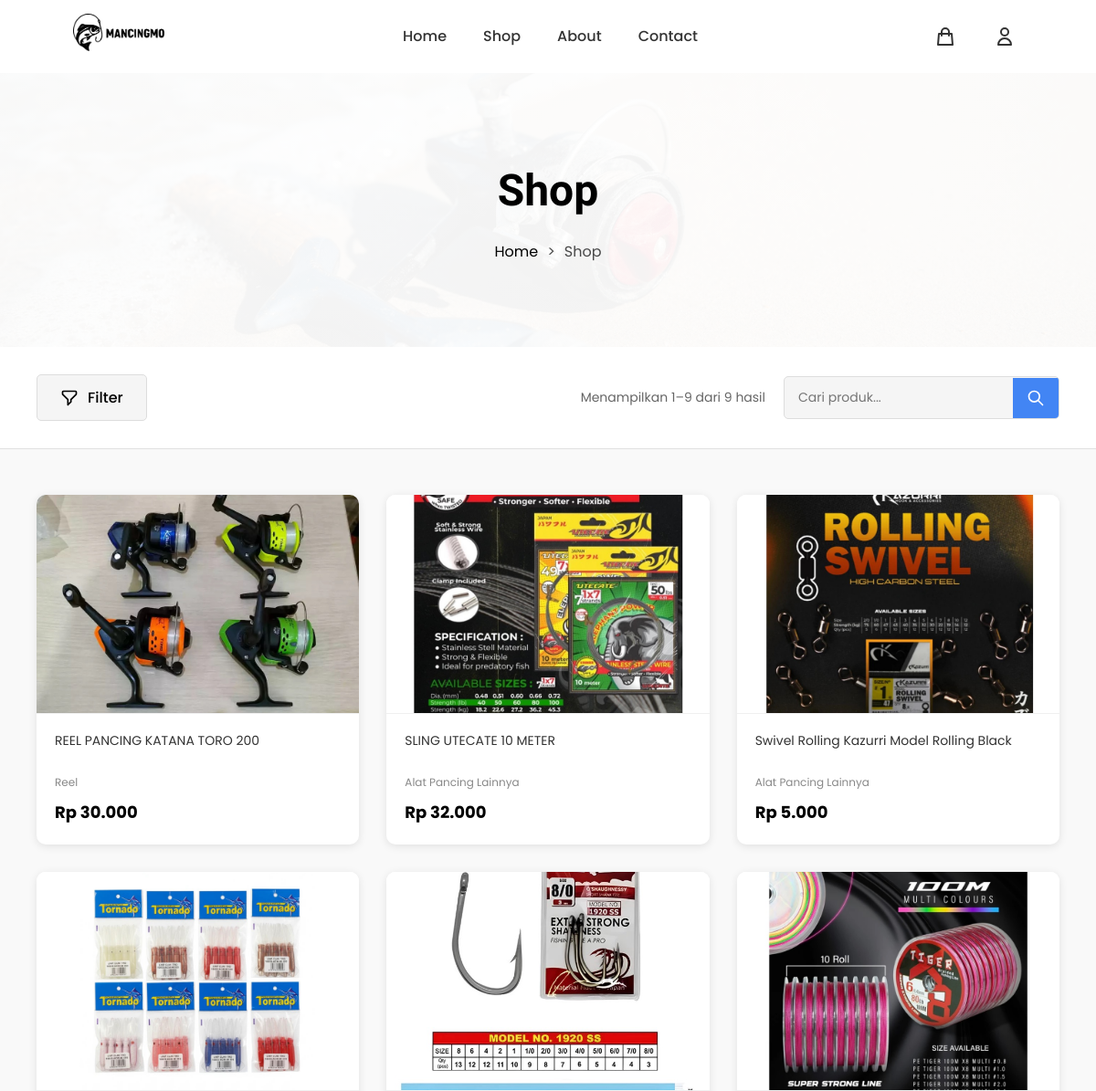
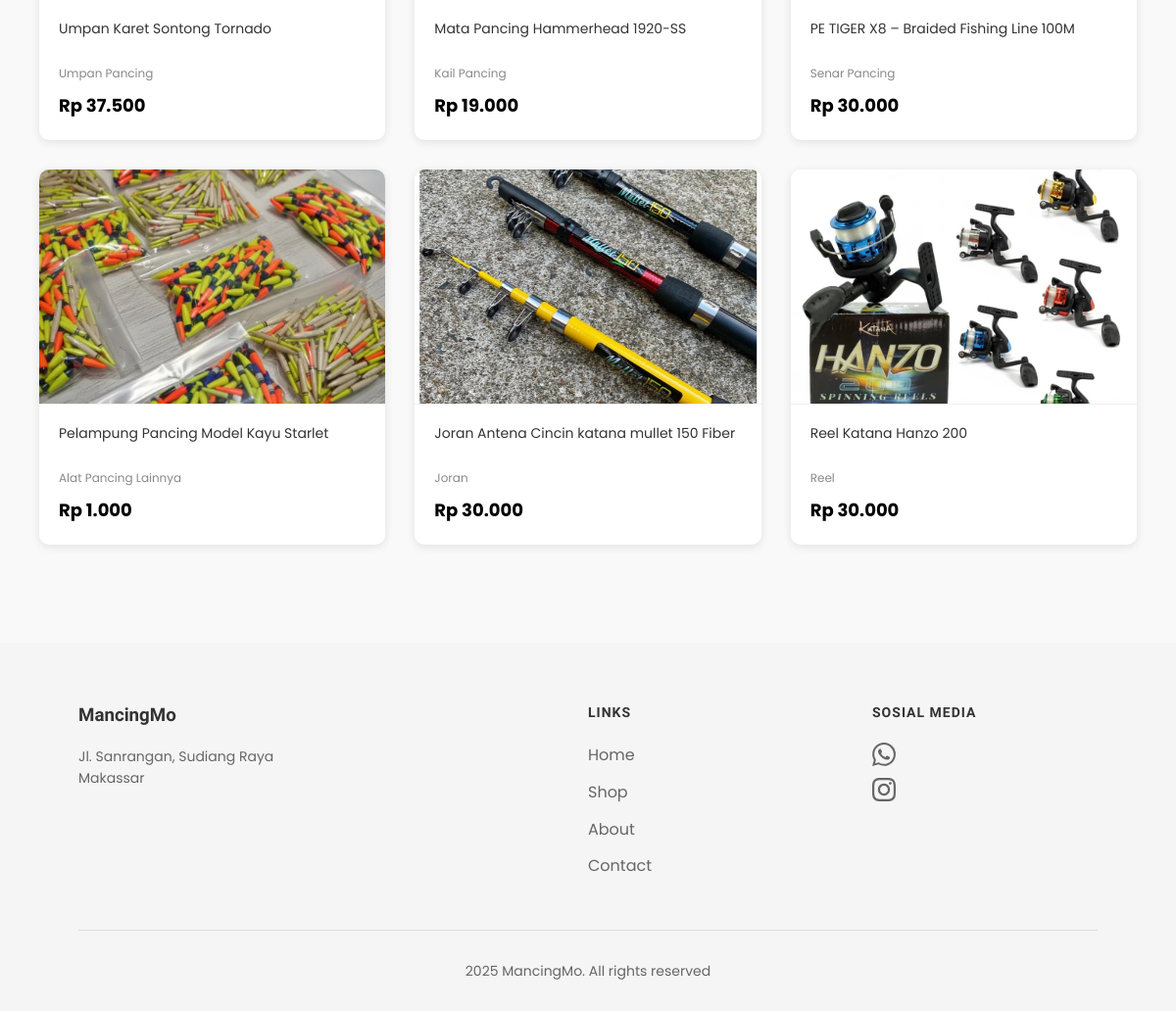
The app's page /shop/ with its own data (2 pictures, top to bottom).
### products/models.py (models this page shows, shortened)
class Product(models.Model):
    name = models.CharField(max_length=300, verbose_name="Nama Produk")
    slug = models.SlugField(unique=True, blank=True, verbose_name="Slug")
    description = models.TextField(verbose_name="Deskripsi")
    price = models.DecimalField(max_digits=10, decimal_places=0, verbose_name="Harga")
    category = models.ForeignKey(Category, on_delete=models.CASCADE, related_name='products', verbose_name="Kategori")
    stock = models.IntegerField(default=0, verbose_name="Stok")
    image = models.ImageField(upload_to='products/', blank=True, null=True, verbose_name="Gambar")
    is_active = models.BooleanField(default=True, verbose_name="Aktif")
    featured = models.BooleanField(default=False, verbose_name="Unggulan")
    created_at = models.DateTimeField(auto_now_add=True, verbose_name="Dibuat Pada")
    updated_at = models.DateTimeField(auto_now=True, verbose_name="Diperbarui Pada")
    class Meta:
        verbose_name = "Produk"
        verbose_name_plural = "Produk"
        ordering = ['-created_at']
        app_label = 'products'

class Category(models.Model):
    name = models.CharField(max_length=200, verbose_name="Nama Kategori")
    slug = models.SlugField(unique=True, blank=True, verbose_name="Slug")
    description = models.TextField(blank=True, verbose_name="Deskripsi")
    created_at = models.DateTimeField(auto_now_add=True, verbose_name="Dibuat Pada")
    class Meta:
        verbose_name = "Kategori"
        verbose_name_plural = "Kategori"
        ordering = ['name']
        app_label = 'products'

### products/views.py (the view)
# urls.py: path('shop/', views.shop, name='shop'),
def shop(request):
    products = Product.objects.filter(is_active=True).order_by('-created_at')
    categories = Category.objects.all()
    search_query = request.GET.get('search', '')
    if search_query:
        products = products.filter(name__icontains=search_query)
    category_slug = request.GET.get('category')
    selected_category = None
    if category_slug:
        products = products.filter(category__slug=category_slug)
        selected_category = category_slug
    paginator = Paginator(products, 16)
    page_number = request.GET.get('page')
    page_obj = paginator.get_page(page_number)
    context = {
        'products': page_obj,
        'categories': categories,
        'search_query': search_query,
        'selected_category': selected_category,
    }
    return render(request, 'shop.html', context)

### products/templatetags/currency_filters.py (called while the page is built)
@register.filter
def rupiah(value):
    try:
        value = float(value)
        formatted = "{:,.0f}".format(value).replace(',', '.')
        return formatted
    except (ValueError, TypeError):
        return value

### templates/shop.html (shortened to what this page needs)
{% extends 'base.html' %}
{% load static %}
{% load currency_filters %}
{% block extra_css %}
<link rel="stylesheet" href="{% static 'css/shop.css' %}">
{% endblock %}
{% block content %}
<section class="page-hero">
    <h1 class="page-title">Shop</h1>
    <div class="breadcrumb">
        <a href="{% url 'home' %}">Home</a>
        <span>></span>
        <span>Shop</span>
    </div>
</section>
<section class="filter-section">
    <div class="filter-left">
        <button class="filter-btn" id="filterToggle">
            <svg width="20" height="20" fill="none" stroke="currentColor" viewBox="0 0 24 24">
                <path stroke-linecap="round" stroke-linejoin="round" stroke-width="2" d="M3 4a1 1 0 011-1h16a1 1 0 011 1v2.586a1 1 0 01-.293.707l-6.414 6.414a1 1 0 00-.293.707V17l-4 4v-6.586a1 1 0 00-.293-.707L3.293 7.293A1 1 0 013 6.586V4z"/>
            </svg>
            Filter
        </button>
    </div>
    <div class="filter-right">
        <div class="results-count">
            Menampilkan
            {% if products %}
                {{ products.start_index }}–{{ products.end_index }} dari {{ products.paginator.count }}
            {% else %}
                0
            {% endif %}
            hasil
        </div>
        <form method="get" action="{% url 'shop' %}" class="search-form">
            <div class="search-box">
                <input type="text" name="search" placeholder="Cari produk..." value="{{ search_query }}">
                <button type="submit">
                    <svg width="20" height="20" fill="none" stroke="currentColor" viewBox="0 0 24 24">
                        <path stroke-linecap="round" stroke-linejoin="round" stroke-width="2" d="M21 21l-6-6m2-5a7 7 0 11-14 0 7 7 0 0114 0z"/>
                    </svg>
                </button>
            </div>
        </form>
    </div>
</section>
<section class="products-container">
    <div class="product-grid">
        {% for product in products %}
        <div class="product-card" onclick="window.location.href='{% url 'product_detail' product.slug %}';">
            <div class="product-image">
                {% if product.image %}
                <img src="{{ product.image.url }}" alt="{{ product.name }}">
                {% else %}
                <img src="{% static 'image/no-image.png' %}" alt="No Image">
                {% endif %}
            </div>
            <div class="product-info">
                <div class="product-name">{{ product.name }}</div>
                <div class="product-brand">{{ product.category.name }}</div>
                <div class="product-price">Rp {{ product.price|rupiah }}</div>
            </div>
        </div>
        {% endfor %}
    </div>
</section>
{% endblock %}

### static/css/shop.css (style rules this page uses)
.page-hero { height: 300px; background: linear-gradient(rgba(255,255,255,0.8), rgba(255,255,255,0.8)), url('/static/image/bg shop banner.png'); background-size: cover; background-position: center; display: flex; flex-direction: column; align-items: center; justify-content: center; color: rgb(0, 0, 0); }
.page-title { font-size: 48px; font-weight: 700; margin-bottom: 15px; }
.breadcrumb { font-size: 16px; display: flex; gap: 10px; align-items: center; }
.breadcrumb a { color: rgb(0, 0, 0); text-decoration: none; transition: color 0.3s; }
.breadcrumb span { color: rgba(0, 0, 0, 0.7); }
.filter-section { padding: 30px 80px; background: white; display: flex; justify-content: space-between; align-items: center; border-bottom: 1px solid #e0e0e0; position: relative; }
.filter-left { position: relative; }
.filter-btn { display: flex; align-items: center; gap: 10px; padding: 12px 25px; background: #f5f5f5; border: 1px solid #ddd; border-radius: 5px; cursor: pointer; font-size: 16px; font-weight: 500; transition: all 0.3s; font-family: 'Poppins', sans-serif; }
.filter-btn svg { width: 20px; height: 20px; }
.filter-right { display: flex; align-items: center; gap: 20px; }
.results-count { font-size: 14px; color: #666; white-space: nowrap; }
.search-form { margin: 0; }
.search-box { display: flex; align-items: center; background: #f5f5f5; border: 1px solid #ddd; border-radius: 5px; overflow: hidden; }
.search-box input { padding: 12px 15px; border: none; background: transparent; outline: none; width: 250px; font-size: 14px; font-family: 'Poppins', sans-serif; }
.search-box button { padding: 12px 15px; background: #4285f4; border: none; cursor: pointer; display: flex; align-items: center; justify-content: center; transition: background 0.3s; }
.search-box button svg { width: 20px; height: 20px; stroke: white; }
.products-container { padding: 50px 80px; background: #f9f9f9; min-height: 60vh; }
.product-grid { display: grid; grid-template-columns: repeat(4, 1fr); gap: 30px; margin-bottom: 50px; }
.product-card { background: white; border-radius: 10px; overflow: hidden; box-shadow: 0 2px 10px rgba(0,0,0,0.1); transition: all 0.3s; cursor: pointer; }
.product-image { width: 100%; height: 240px; background: #ffffff; display: flex; align-items: center; justify-content: center; overflow: hidden; border-bottom: 1px solid #f0f0f0; }
.product-image img { width: 100%; height: 100%; object-fit: cover; transition: transform 0.3s ease; }
.product-info { padding: 20px; }
.product-name { font-size: 14px; margin-bottom: 5px; color: #333; min-height: 40px; display: -webkit-box; -webkit-line-clamp: 2; -webkit-box-orient: vertical; overflow: hidden; line-height: 1.4; }
.product-brand { font-size: 12px; color: #888; margin-bottom: 10px; }
.product-price { font-weight: bold; color: #000000; font-size: 18px; }
@media (max-width: 1200px) { .filter-section, .products-container { padding-left: 40px; padding-right: 40px; } }
@media (max-width: 1200px) { .product-grid { grid-template-columns: repeat(3, 1fr); } }

### templates/base.html (style rules this page uses)
* { margin: 0; padding: 0; box-sizing: border-box; }
body { font-family: 'Poppins', sans-serif; color: #333; background-color: #f8f9fa; line-height: 1.6; min-height: 100vh; display: flex; flex-direction: column; }
h1, h2, h3, h4, h5, h6 { font-family: 'Montserrat', sans-serif; }

### records on screen
Product: image (picture), name "REEL PANCING KATANA TORO 200", category.name "Reel", price|rupiah "30.000"
Product: image (picture), name "SLING UTECATE 10 METER", category.name "Alat Pancing Lainnya", price|rupiah "32.000"
Product: image (picture), name "Swivel Rolling Kazurri Model Rolling Black", category.name "Alat Pancing Lainnya", price|rupiah "5.000"
Product: image (picture), name "Umpan Karet Sontong Tornado", category.name "Umpan Pancing", price|rupiah "37.500"
Product: image (picture), name "Mata Pancing Hammerhead 1920-SS", category.name "Kail Pancing", price|rupiah "19.000"
Product: image (picture), name "PE TIGER X8 – Braided Fishing Line 100M", category.name "Senar Pancing", price|rupiah "30.000"
Product: image (picture), name "Pelampung Pancing Model Kayu Starlet", category.name "Alat Pancing Lainnya", price|rupiah "1.000"
Product: image (picture), name "Joran Antena Cincin katana mullet 150 Fiber", category.name "Joran", price|rupiah "30.000"
Product: image (picture), name "Reel Katana Hanzo 200", category.name "Reel", price|rupiah "30.000"

### other values on screen
{{ products.start_index }} "1"
{{ products.end_index }} "9"
{{ products.paginator.count }} "9"
